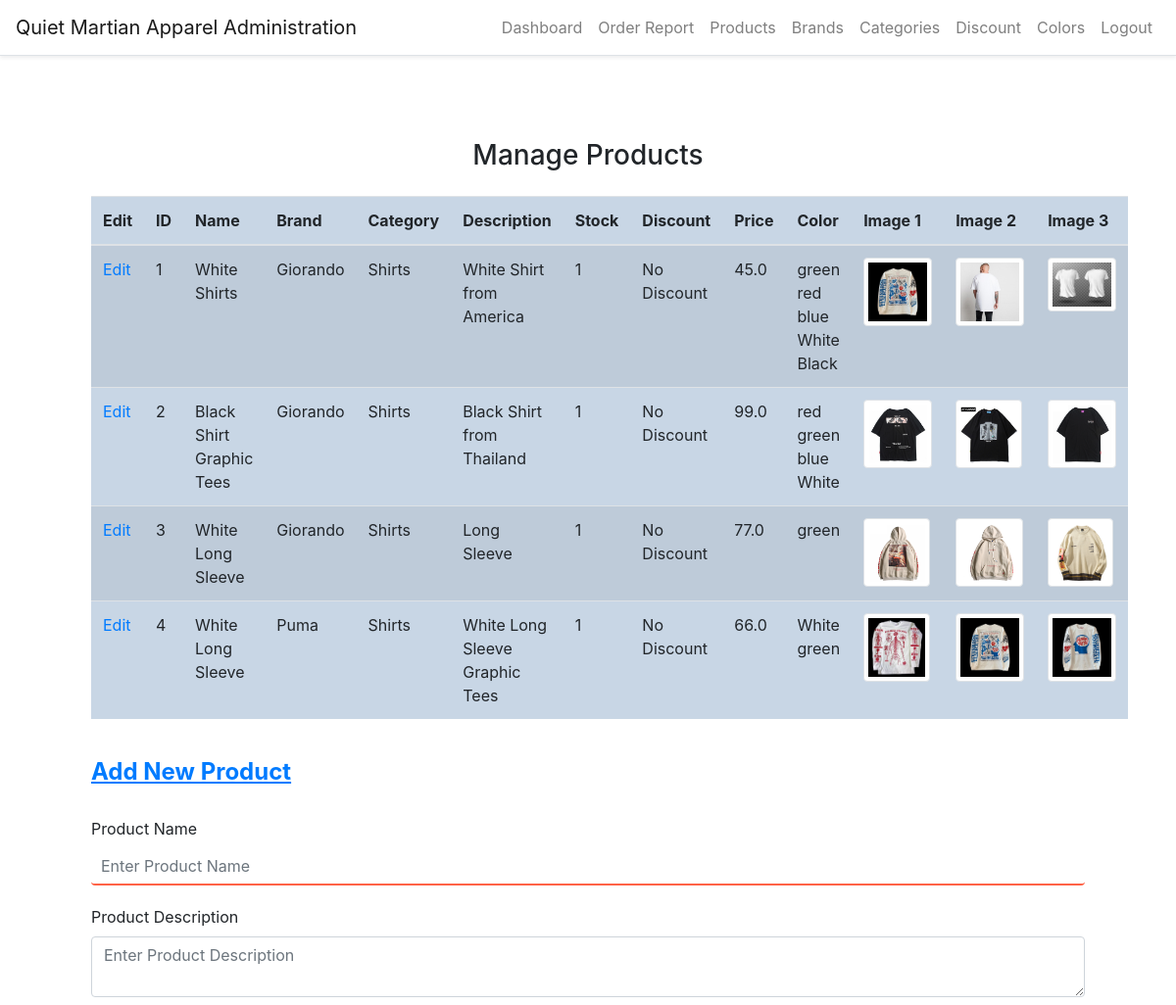
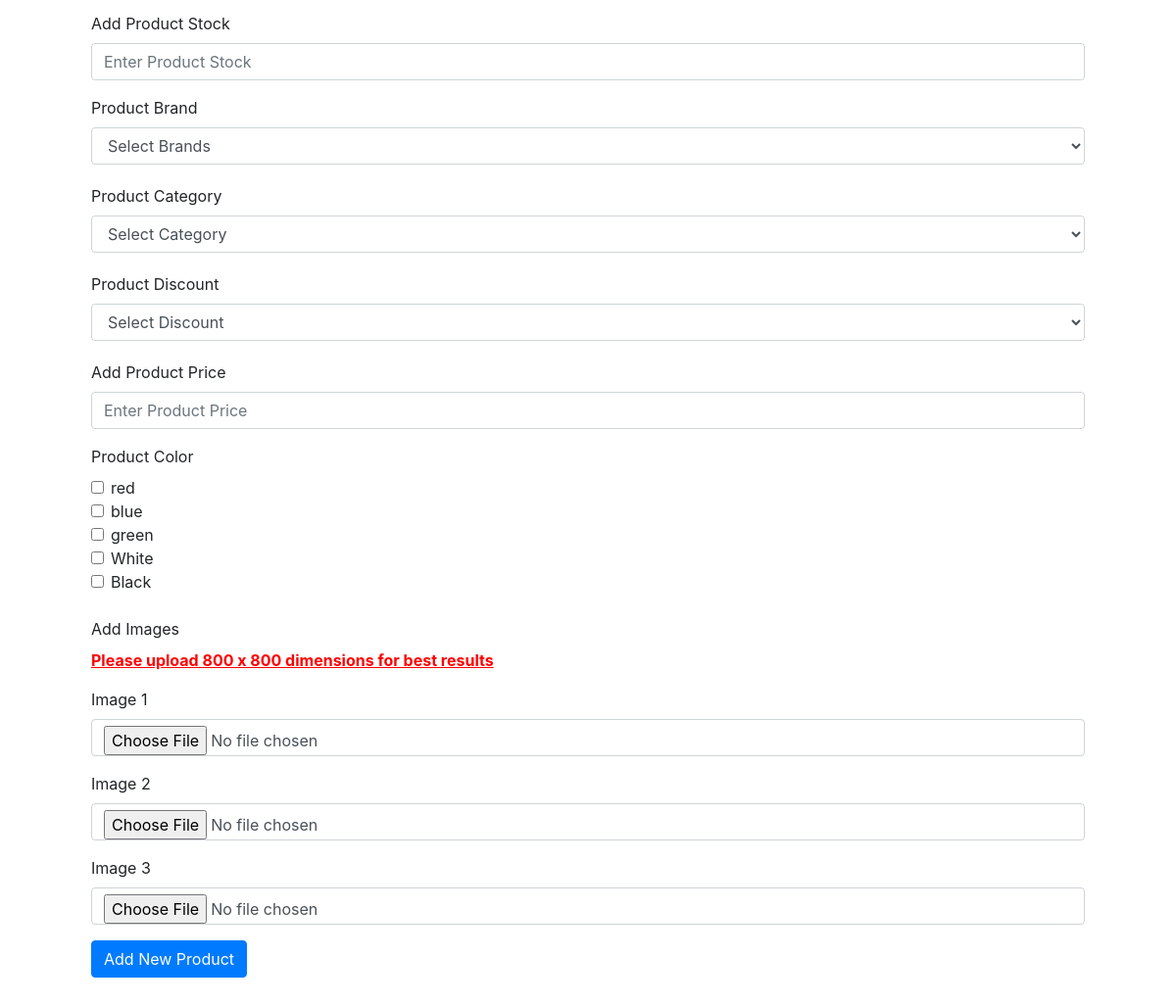
The page /manage-products (signed in) on the database its author committed (2 pictures, top to bottom).
### website/models.py (models this page shows)
class Product(db.Model, UserMixin):
    id = db.Column(db.Integer, primary_key=True)
    brand_id = db.Column(db.Integer, db.ForeignKey('brand.id'))
    category_id = db.Column(db.Integer, db.ForeignKey('category.id'))
    title = db.Column(db.String(150))
    description = db.Column(db.String(255))
    stock = db.Column(db.Integer)
    discount_id = db.Column(db.Integer, db.ForeignKey('discount.id'))
    price = db.Column(db.Float)
    color_id = db.Column(db.Integer, db.ForeignKey('color.id'))
    image_1 = db.Column(db.String(150))
    image_2 = db.Column(db.String(150))
    image_3 = db.Column(db.String(150))
    created_date = db.Column(db.DateTime, default=func.now())
    created_by_id = db.Column(db.Integer)
    updated_date = db.Column(db.DateTime, default=func.now())
    updated_by_id = db.Column(db.Integer)
    brand = db.relationship('Brand')
    category = db.relationship('Category')
    color = db.relationship('Color')
    colors = db.relationship('Color', secondary='product_color')
    orders = db.relationship('Order', lazy=True)
    discount = db.relationship('Discount', lazy=True)

class Brand(db.Model, UserMixin):
    id = db.Column(db.Integer, primary_key=True)
    name = db.Column(db.String(150))
    created_date = db.Column(db.DateTime, default=func.now())
    created_by = db.Column(db.Integer)
    updated_date = db.Column(db.DateTime, default=func.now())
    updated_by = db.Column(db.Integer)
    products = db.relationship('Product')

class Category(db.Model, UserMixin):
    id = db.Column(db.Integer, primary_key=True)
    name = db.Column(db.String(150))
    created_date = db.Column(db.DateTime, default=func.now())
    created_by = db.Column(db.Integer)
    updated_date = db.Column(db.DateTime, default=func.now())
    updated_by = db.Column(db.Integer)
    products = db.relationship('Product')

class Color(db.Model, UserMixin):
    id = db.Column(db.Integer, primary_key=True)
    name = db.Column(db.String(150))
    color_code = db.Column(db.String(150))
    products = db.relationship('Product')

### website/auth.py (the view, shortened to what this page needs)
@auth.route('/manage-products', methods=['GET', 'POST'])
@login_required
def manage_products():
    p = Product.query.all()
    products = p
    c = Category.query.all()
    categories = c
    b = Brand.query.all()
    brands = b
    co = Color.query.all()
    colors = co
    dis = Discount.query.all()
    discounts = dis
    return render_template("staff/products.html", datetime=datetime, categories=categories, brands=brands,
                           colors=colors, discounts=discounts, products=products, user=current_user)

### website/templates/staff/products.html (shortened to what this page needs)
<!DOCTYPE html>
{% extends "staff/layout.html" %}
{% block main %}
<head>
<link rel="stylesheet" href="static/style.css">
</head>
<body>
<div class="container">
    <h3 class="my-4 text-center">Manage Products</h3>
    <table class="table table-striped" style="background-color: #c8d6e5">
        <thead>
            <tr>
                <th>Edit</th>
                <th>ID</th>
                <th>Name</th>
                <th>Brand</th>
                <th>Category</th>
                <th>Description</th>
                <th>Stock</th>
                <th>Discount</th>
                <th>Price</th>
                <th>Color</th>
                <th>Image 1</th>
                <th>Image 2</th>
                <th>Image 3</th>
            </tr>
        </thead>
        <tbody>
            {% for product in products %}
            <tr>
                <td><a href="{{ url_for('auth.edit_product', product_id=product.id) }}">Edit</a></td>
                <td>{{ product.id }}</td>
                <td>{{ product.title }}</td>
                <td>{{ product.brand.name }}</td>
                <td>{{ product.category.name }}</td>
                <td>{{ product.description }}</td>
                <td>{{ product.stock }}</td>
                <td>
                    {% if product.discount_id == 0 %}
                    No Discount
                    {% else %}
                    {{ product.discount.name }}
                    {% endif %}
                </td>
                <td>{{ product.price }}</td>
                <td>
                    {% for color in product.colors %}
                    {{ color.name }}
                    {% endfor %}
                </td>
                <td>
                  <a href="/static/uploads/{{product.image_1}}">
                    <img src="/static/uploads/{{product.image_1}}" alt="Product Image" class="img-thumbnail" style="max-width: 70px; max-height: 70px;">
                  </a>
                </td>
                <td>
                  <a href="/static/uploads/{{product.image_2}}">
                    <img src="/static/uploads/{{product.image_2}}" alt="Product Image" class="img-thumbnail" style="max-width: 70px; max-height: 70px;">
                  </a>
                </td>
                <td>
                  <a href="/static/uploads/{{product.image_3}}">
                    <img src="/static/uploads/{{product.image_3}}" alt="Product Image" class="img-thumbnail" style="max-width: 70px; max-height: 70px;">
                  </a>
                </td>
            </tr>
            {% endfor %}
        </tbody>
    </table>
    <br>
    <form method="POST" enctype="multipart/form-data">
        <div class="form-group" id="newproduct">
            <h4><a href="#newproduct"><strong><u>Add New Product</u></strong></a></h4>
            <br>
            <label>Product Name</label>
            <input type="text" class="form-control" id="name" name="name" placeholder="Enter Product Name"
                required>
            <label>Product Description</label>
            <textarea class="form-control" id="desc" name="desc" placeholder="Enter Product Description" required></textarea>
            <div class="form-group">
            <label for="stock">Add Product Stock</label>
            <input type="number" class="form-control" id="stock" name="stock" placeholder="Enter Product Stock"
                required>
            </div>
            <label>Product Brand</label>
            <select class="form-control" id="brand" name="brand" required>
                <option value="" disabled selected>Select Brands</option>
            </select>
            <label>Product Category</label>
            <select class="form-control" id="cat" name="cat" required>
                <option value="" disabled selected>Select Category</option>
            </select>
            <label>Product Discount</label>
            <select class="form-control" id="discount" name="discount">
                <option value="" disabled selected>Select Discount</option>
            </select>
            <div class="form-group">
            <label for="price">Add Product Price</label>
            <input type="number" class="form-control" id="price" name="price" placeholder="Enter Product Price"
                required>
            </div>
            <label>Product Color</label>
            {% for color in colors %}
                <div class="form-check">
                    <input class="form-check-input" type="checkbox" name="colors[]" id="color{{ color.id }}" value="{{ color.id }}">
                    <label class="form-check-label" for="color{{ color.id }}">
                        {{ color.name }}
                    </label>
                </div>
            {% endfor %}
            <br>
            <label>Add Images</label>
            <p style="color:red">
             <strong><u>Please upload 800 x 800 dimensions for best results</u></strong>
            </p>
            <div class="form-group">
                    <label for="image1">Image 1</label>
                    <input class="form-control" id="image1" name="image1" type="file" required>
            </div>
            <div class="form-group">
                    <label for="image2">Image 2</label>
                    <input class="form-control" id="image2" name="image2" type="file" required>
            </div>
            <div class="form-group">
                    <label for="image3">Image 3</label>
                    <input class="form-control" id="image3" name="image3" type="file" required>
            </div>
        </div>
        <button type="submit" class="btn btn-primary mb-3">Add New Product</button>
    </form>
</div>
</body>
{% endblock %}

### website/static/style.css (style rules this page uses)
html { scroll-behavior: smooth; }
input[type="text"], input[type="password"], input[type="email"], input[type="date"], select { width: 100%; padding: 10px; margin-bottom: 20px; font-size: 16px; border: none; border-bottom: 2px solid #ff6347; }
textarea { width: 100%; padding: 10px; margin-bottom: 20px; font-size: 16px; border: none; border-bottom: 2px solid #ff6347; }

### rows shown on the page
Product: id "1", title "White Shirts", brand.name "Giorando", category.name "Shirts", description "White Shirt from America", stock "1", shows "No Discount", price "45.0", image_1 (picture), image_2 (picture), image_3 (picture)
Color: name "green"
Color: name "red"
Color: name "blue"
Color: name "White"
Color: name "Black"
Product: id "2", title "Black Shirt Graphic Tees", brand.name "Giorando", category.name "Shirts", description "Black Shirt from Thailand", stock "1", shows "No Discount", price "99.0", image_1 (picture), image_2 (picture), image_3 (picture)
Product: id "3", title "White Long Sleeve", brand.name "Giorando", category.name "Shirts", description "Long Sleeve", stock "1", shows "No Discount", price "77.0", image_1 (picture), image_2 (picture), image_3 (picture)
Product: id "4", title "White Long Sleeve", brand.name "Puma", category.name "Shirts", description "White Long Sleeve Graphic Tees", stock "1", shows "No Discount", price "66.0", image_1 (picture), image_2 (picture), image_3 (picture)
